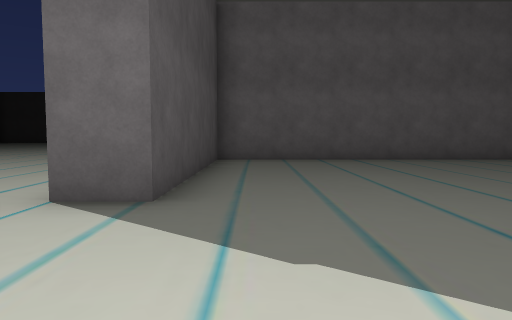
view 1 (above)

22 first-person views from a walk through a scene from a Unity 3-D project. The camera is 1.3 m above the floor, tilts 4° down and sees 70° across. The floor is counted in squares, 2 m on a side. Each view is taken from the middle of a square. On the plan, view 1 faces up. The plan holds only what a view shows up to about 11 squares ahead; the rest is blank. The place goes on beyond the plan. The player is left out. Some surface patterns are stand-ins.

view 2
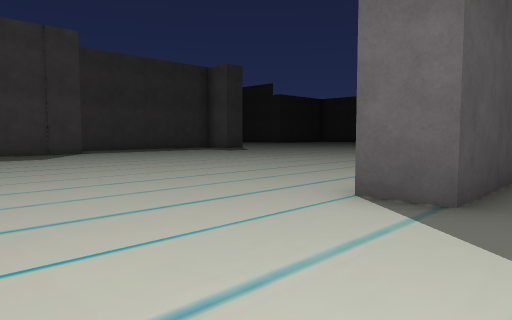

view 3
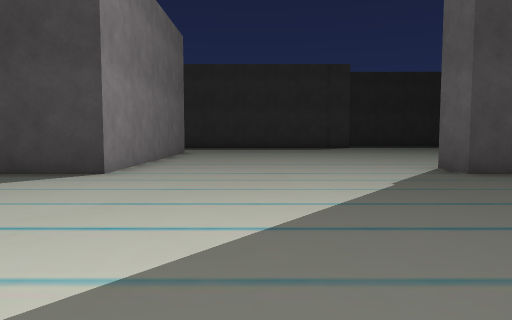

view 4
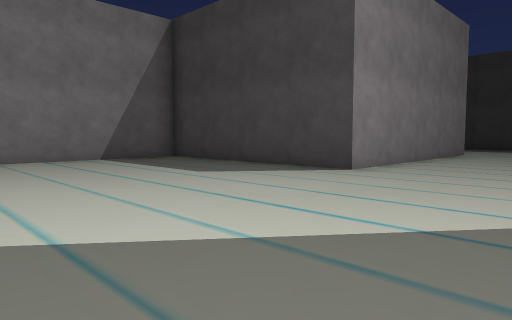

view 5
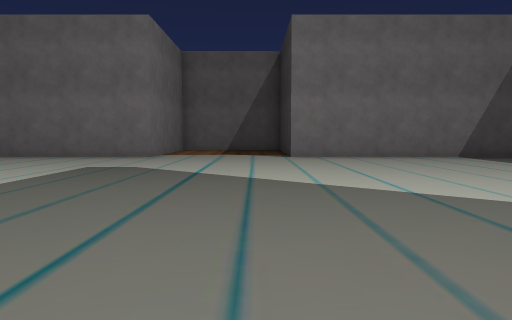

view 6
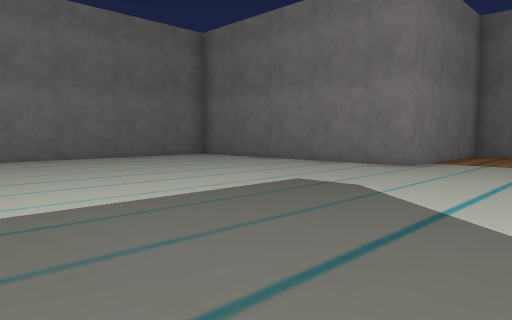

view 7
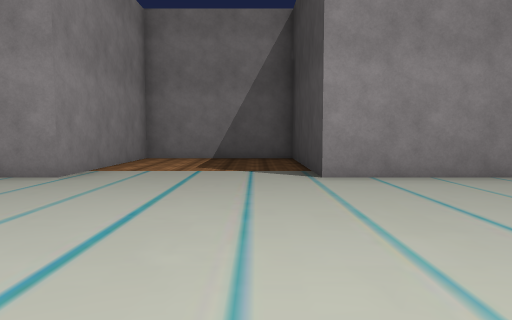

view 8
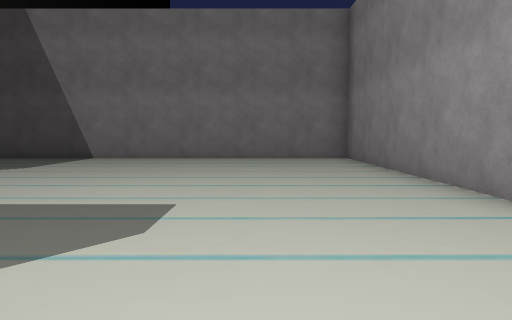

view 9
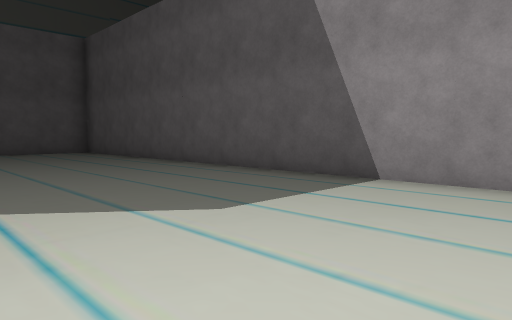

view 10
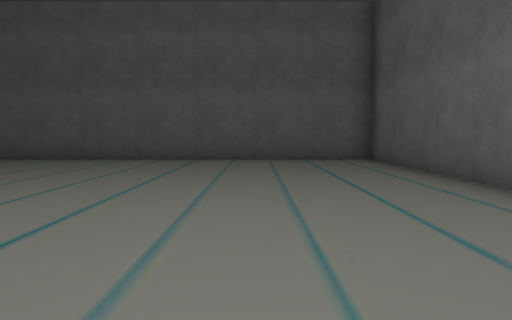

view 11
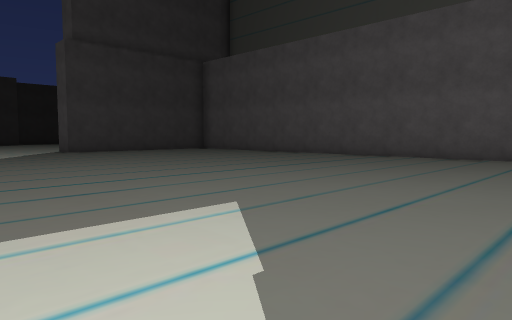

view 12
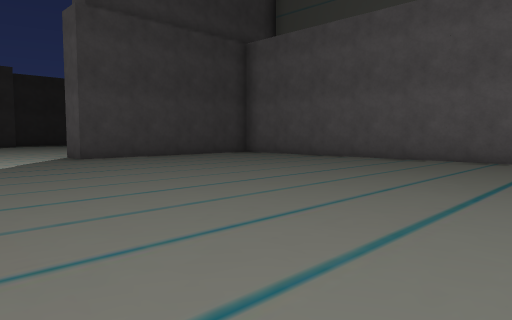

view 13
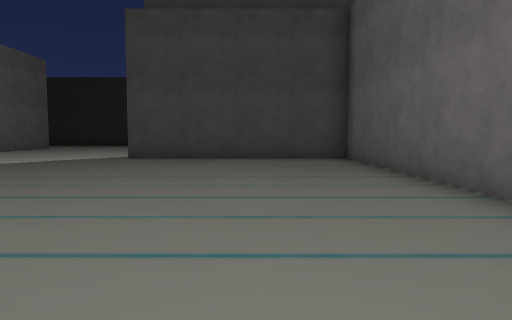

view 14
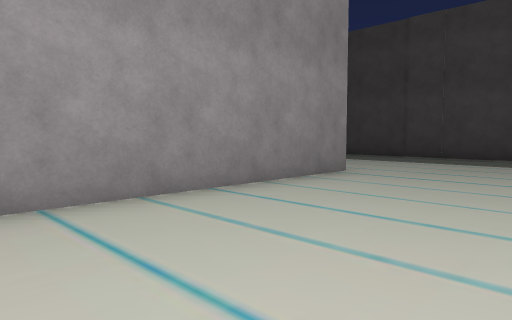

view 15
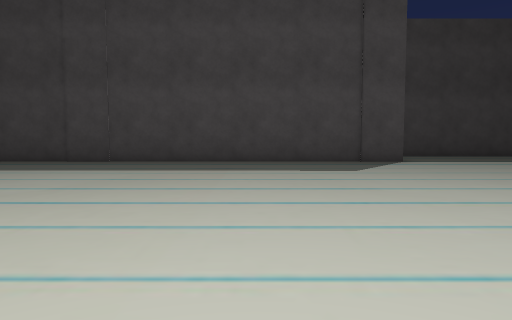

view 16
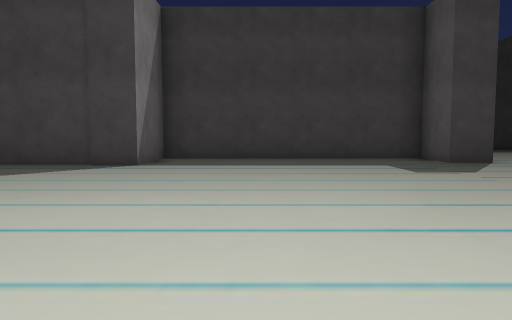

view 17
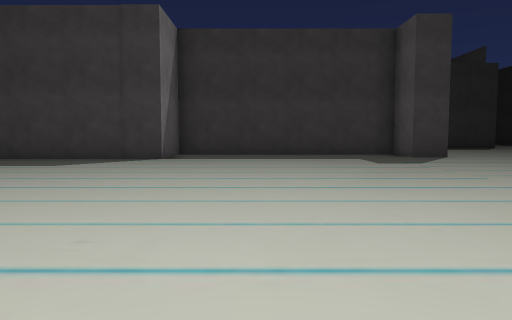

view 18
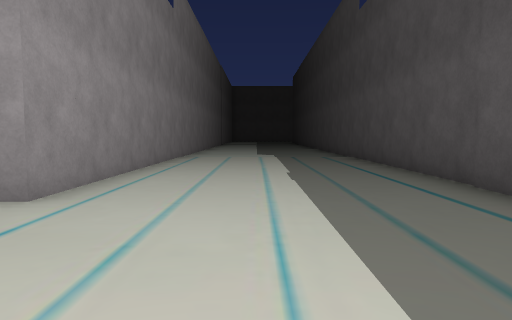

view 19
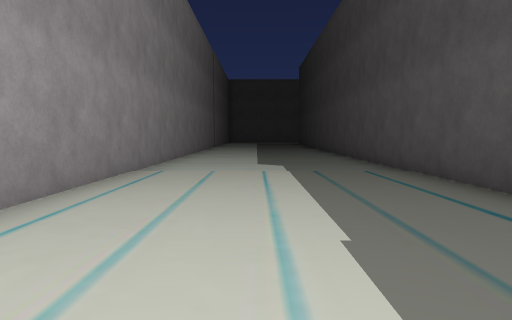

view 20
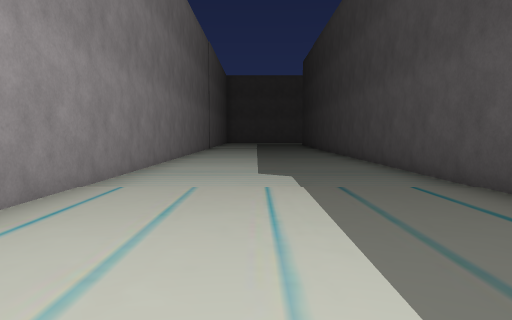

view 21
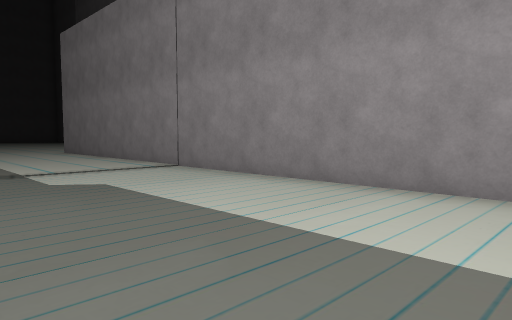

view 22
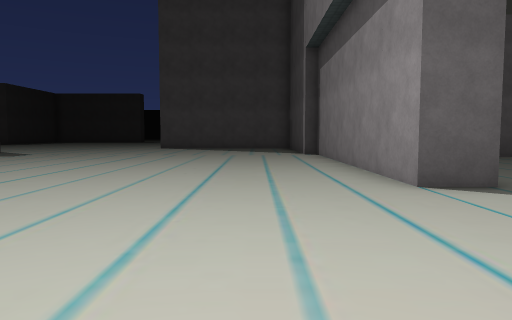

### Floor plan
Points are (right, up) in squares from view 1. A wall is a line through its corners. A room is listed if a view was taken in it or the views show most of it. See-through windows are left out.
Room 1 (views 1, 2, 3, 4, 5, 6, 7, 8, 9, 10, 11, 12, 13, 14, 15, 16, 17, 18, 19, 20, 21, 22)
walls: (-7.8, -16.1) (-7.8, -2.5) (-1, -2.5) (-1, -8.5) (6, -8.5) (6, -13) (10, -13) (10, -8.5) (17, -8.5) (17, 9.5) (-1, 9.5) (-1, 3.5) (-2, 3.5) (-2, 10); (-13.4, 12.5) (-13.4, 11.5) (-14.8, 11.5) (-14.8, 4.5) (-12.7, 4.5) (-12.7, -16)

Positions as (right, up) in squares from view 1, and headings:
1: (0, 0), facing up
2: (0, 0), facing up-left
3: (5, 0), facing left
4: (5, 1), facing down-left
5: (7, 2), facing down
6: (7, -1), facing down-right
7: (7, -3), facing down
8: (7, -6), facing right
9: (12, -4), facing up-right
10: (14, 0), facing up
11: (13, -1), facing up-left
12: (9, 0), facing up-left
13: (9, 7), facing left
14: (-2, 1), facing down-left
15: (-4, 1), facing left
16: (-5, 7), facing left
17: (-3, 7), facing left
18: (-10, 1), facing down
19: (-10, -3), facing down
20: (-10, -5), facing down
21: (-12, -16), facing up-right
22: (-4, -1), facing up
